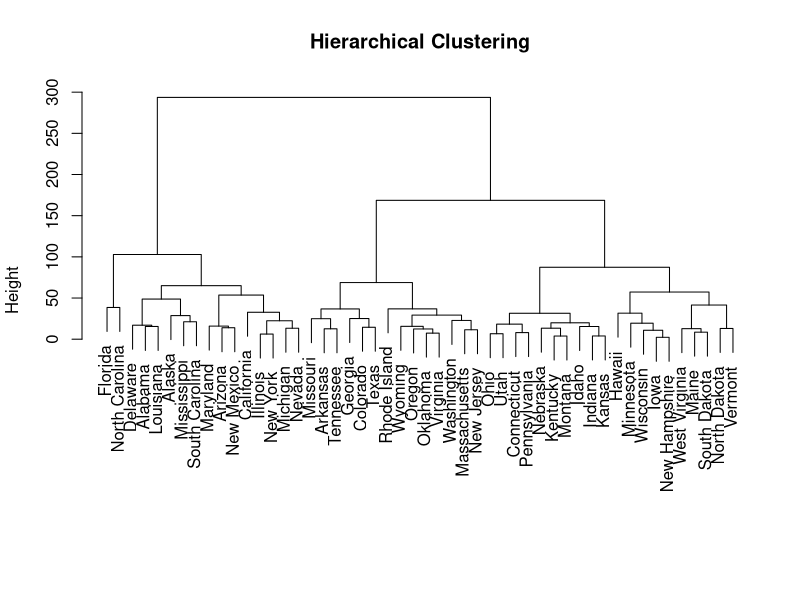
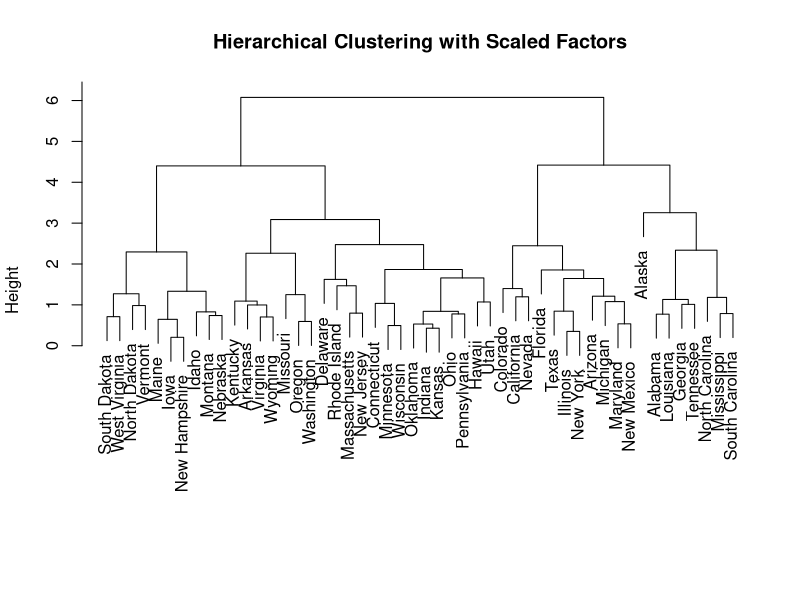

These figures' R source, in order:
## ---- chunk 1
knitr::opts_chunk$set(echo = TRUE)

## ---- chunk 2
hc.out = hclust(dist(USArrests))
## ---- chunk 3
hc.clusters = cutree(hc.out, k = 3)
states = row.names(USArrests)
for (i in 1:3){
  print(paste("The states in cluster", i, "are", sep = " "))
  print(states[hc.clusters == i])
}
plot(hc.out, main = "Hierarchical Clustering", xlab = "", sub = "")
table(hc.clusters)
## ---- chunk 4
hc.out.scaled = hclust(dist(scale(USArrests)))
hc.clusters.scaled = cutree(hc.out.scaled, k=3)
for (i in 1:3){
  print(paste("The states in cluster", i, "are", sep = " "))
  print(states[hc.clusters.scaled == i])
}
plot(hc.out.scaled, main = "Hierarchical Clustering with Scaled Factors", xlab = "", sub = "")
table(hc.clusters.scaled)
## ---- chunk 5
print("Mean values for individual features")
colMeans(USArrests)
print("Standard deviation for individual features")
apply(USArrests, 2, sd)
